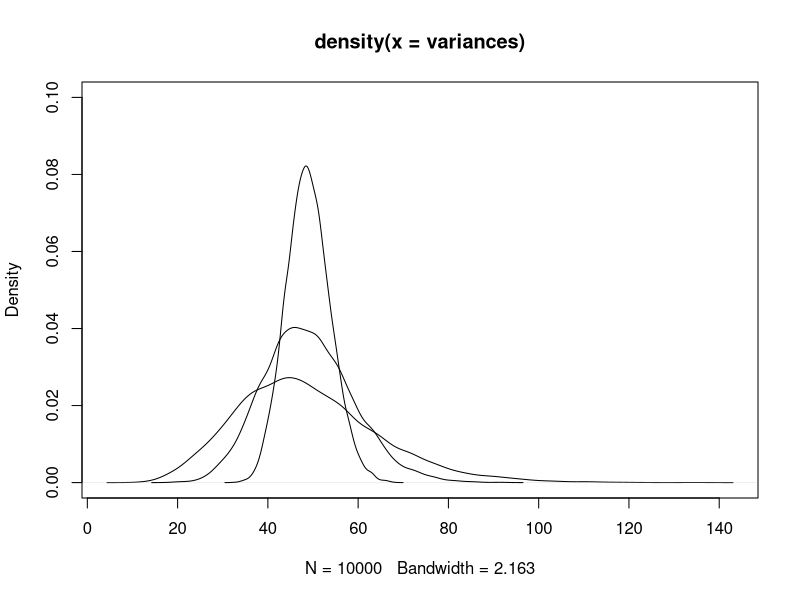
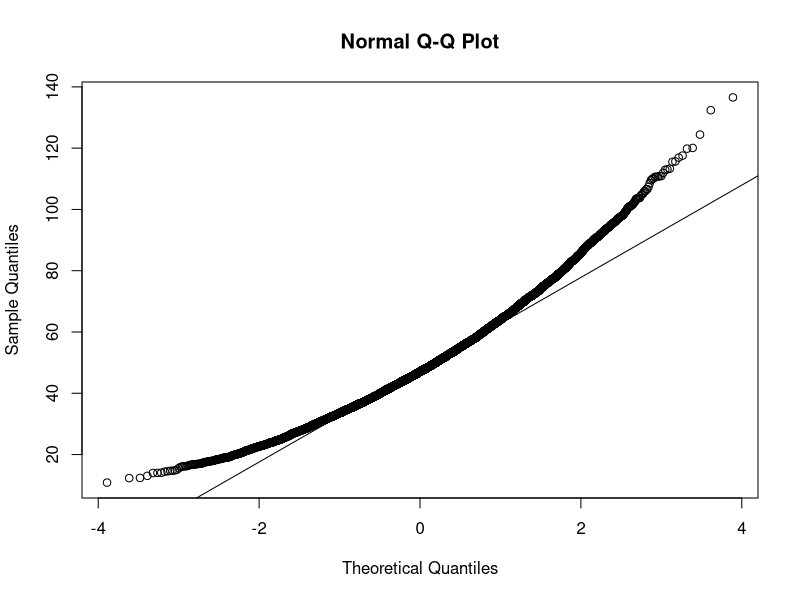
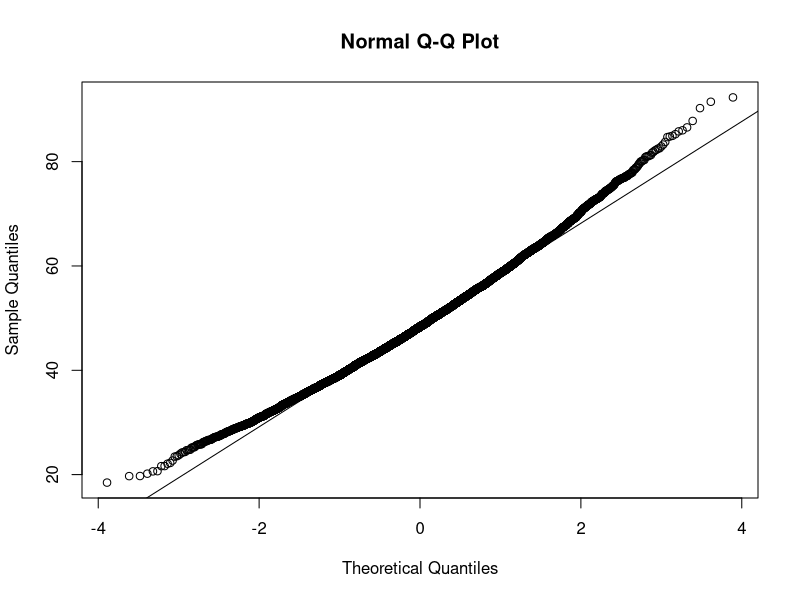
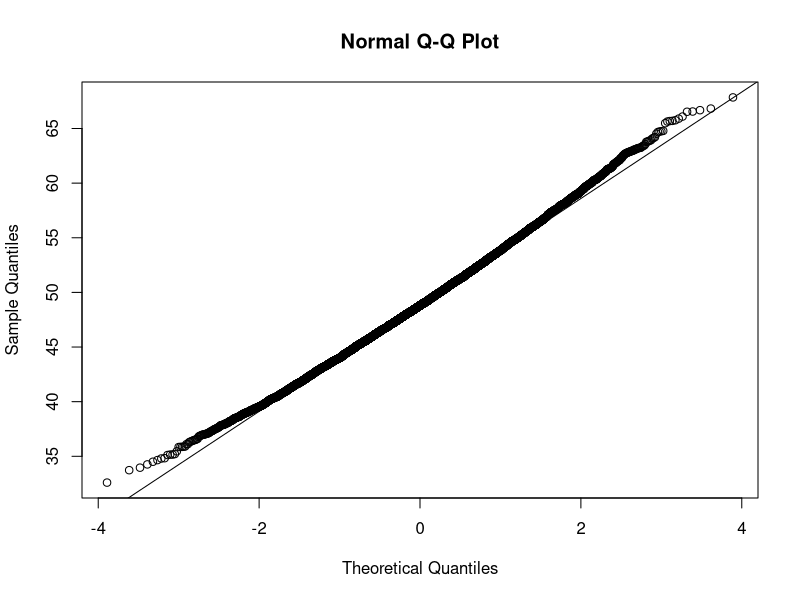

Recreate these plots in R, in order.
n=c(20,50,200)
t=10000

dev.new()
device=dev.cur()

for(i in n) {
	dev.set(device)
	samples=matrix(rnorm(i*t,25,7),t)
	variances=apply(samples,1,var)
	print(mean(variances))
	print(sd(variances))
	if(i == n[1]) {
		plot(density(variances),ylim=c(0,0.1))
	}
	else {
		lines(density(variances))
	}
	dev.new()
	qqnorm(variances)
	qqline(variances)
}